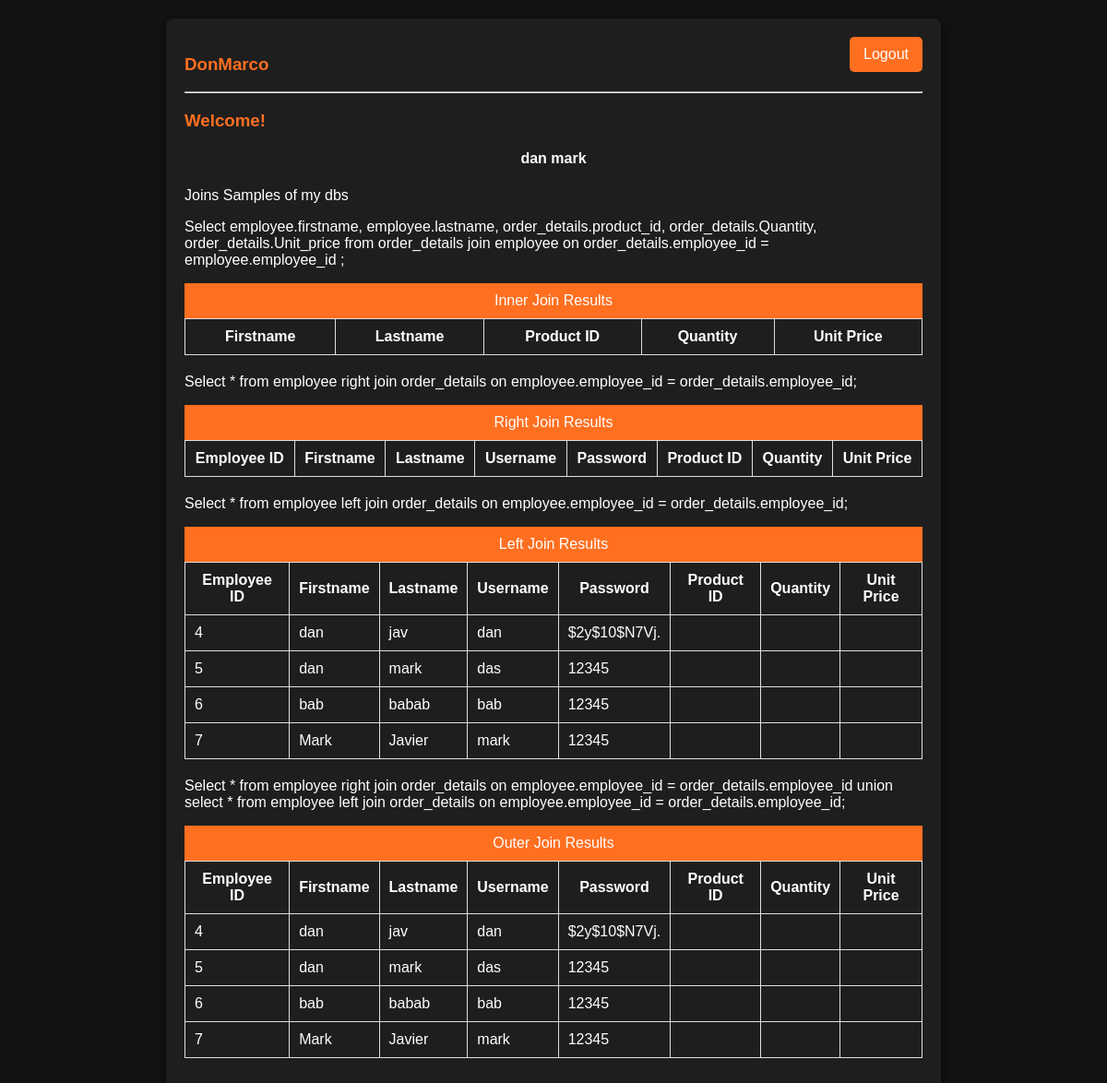
The page /login/home.php (signed in) on the database as committed earlier.
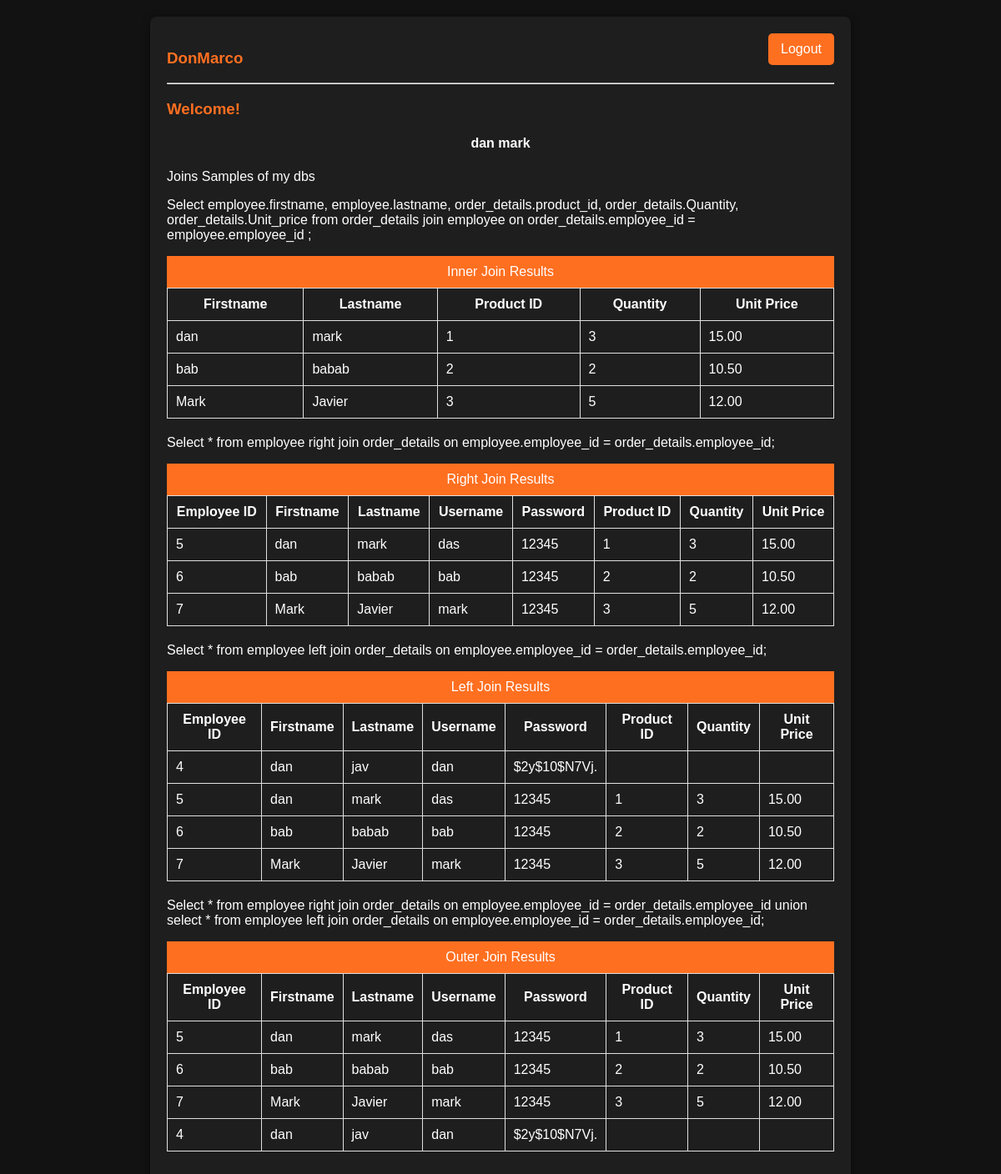
The same page on the database as committed later.
### tables this page shows
CREATE TABLE `employee` (
  `employee_id` int(10) NOT NULL,
  `firstname` varchar(50) NOT NULL,
  `lastname` varchar(50) NOT NULL,
  `username` varchar(30) NOT NULL,
  `password` varchar(12) NOT NULL
);

CREATE TABLE `order_details` (
  `employee_id` int(10) NOT NULL,
  `Product_id` int(10) NOT NULL,
  `Quantity` int(15) DEFAULT NULL,
  `Unit_price` decimal(10,2) DEFAULT NULL
);

### login/home.php (the view, shortened to what this page needs)
<!DOCTYPE html>
<?php
require '../db/config.php';
$id = $_SESSION['user'];
$sql = $conn->prepare("SELECT * FROM `employee` WHERE `employee_id`='$id'");
$sql->execute();
$fetch = $sql->fetch();
$innerJoinSql = "
    SELECT
        employee.firstname,
        employee.lastname,
        order_details.product_id,
        order_details.Quantity,
        order_details.Unit_price
    FROM
        order_details
    JOIN
        employee ON order_details.employee_id = employee.employee_id";
$rightJoinSql = "
    SELECT
        employee.employee_id,
        employee.firstname,
        employee.lastname,
        employee.username,
        employee.password,
        order_details.Product_id,
        order_details.Quantity,
        order_details.Unit_price
    FROM
        employee
    RIGHT JOIN
        order_details ON employee.employee_id = order_details.employee_id";
$leftJoinSql = "
    SELECT
        employee.employee_id,
        employee.firstname,
        employee.lastname,
        employee.username,
        employee.password,
        order_details.Product_id,
        order_details.Quantity,
        order_details.Unit_price
    FROM
        employee
    LEFT JOIN
        order_details ON employee.employee_id = order_details.employee_id";
$outerJoinSql = "
    SELECT
        employee.employee_id,
        employee.firstname,
        employee.lastname,
        employee.username,
        employee.password,
        order_details.Product_id,
        order_details.Quantity,
        order_details.Unit_price
    FROM
        employee
    RIGHT JOIN
        order_details ON employee.employee_id = order_details.employee_id
    UNION
    SELECT
        employee.employee_id,
        employee.firstname,
        employee.lastname,
        employee.username,
        employee.password,
        order_details.Product_id,
        order_details.Quantity,
        order_details.Unit_price
    FROM
        employee
    LEFT JOIN
        order_details ON employee.employee_id = order_details.employee_id";
?>
<html lang="en">
<head>
</head>
<body>
    <div class="container">
        <h3>DonMarco</h3>
        <hr/>
        <h3>Welcome!</h3>
        <center>
            <h4><?php echo htmlspecialchars($fetch['firstname'] . " " . $fetch['lastname']); ?></h4>
        </center>
        <a href="logout.php" class="logout">Logout</a>
        <p>Joins Samples of my dbs</p>
        <div>
            <p>Select  employee.firstname,   employee.lastname,   order_details.product_id, order_details.Quantity,   order_details.Unit_price from order_details  join employee on order_details.employee_id = employee.employee_id  ;</p>
            <div class="header">Inner Join Results</div>
            <table>
                <thead>
                    <tr>
                        <th>Firstname</th>
                        <th>Lastname</th>
                        <th>Product ID</th>
                        <th>Quantity</th>
                        <th>Unit Price</th>
                    </tr>
                </thead>
                <tbody>
                    <?php
                    foreach ($conn->query($innerJoinSql) as $row) {
                        echo "<tr>
                            <td>" . htmlspecialchars($row['firstname']) . "</td>
                            <td>" . htmlspecialchars($row['lastname']) . "</td>
                            <td>" . htmlspecialchars($row['product_id']) . "</td>
                            <td>" . htmlspecialchars($row['Quantity']) . "</td>
                            <td>" . htmlspecialchars($row['Unit_price']) . "</td>
                        </tr>";
                    }
                    ?>
                </tbody>
            </table>
        </div>
        <div>
            <p>Select * from employee right join  order_details on employee.employee_id = order_details.employee_id;</p>
            <div class="header">Right Join Results</div>
            <table>
                <thead>
                    <tr>
                        <th>Employee ID</th>
                        <th>Firstname</th>
                        <th>Lastname</th>
                        <th>Username</th>
                        <th>Password</th>
                        <th>Product ID</th>
                        <th>Quantity</th>
                        <th>Unit Price</th>
                    </tr>
                </thead>
                <tbody>
                    <?php
                    foreach ($conn->query($rightJoinSql) as $row) {
                        echo "<tr>
                            <td>" . htmlspecialchars($row['employee_id']) . "</td>
                            <td>" . htmlspecialchars($row['firstname']) . "</td>
                            <td>" . htmlspecialchars($row['lastname']) . "</td>
                            <td>" . htmlspecialchars($row['username']) . "</td>
                            <td>" . htmlspecialchars($row['password']) . "</td>
                            <td>" . htmlspecialchars($row['Product_id']) . "</td>
                            <td>" . htmlspecialchars($row['Quantity']) . "</td>
                            <td>" . htmlspecialchars($row['Unit_price']) . "</td>
                        </tr>";
                    }
                    ?>
                </tbody>
            </table>
        </div>
        <div>
              <p>Select * from employee left join  order_details on employee.employee_id = order_details.employee_id;</p>
            <div class="header">Left Join Results</div>
            <table>
                <thead>
                    <tr>
                        <th>Employee ID</th>
                        <th>Firstname</th>
                        <th>Lastname</th>
                        <th>Username</th>
                        <th>Password</th>
                        <th>Product ID</th>
                        <th>Quantity</th>
                        <th>Unit Price</th>
                    </tr>
                </thead>
                <tbody>
                    <?php
                    foreach ($conn->query($leftJoinSql) as $row) {
                        echo "<tr>
                            <td>" . htmlspecialchars($row['employee_id']) . "</td>
                            <td>" . htmlspecialchars($row['firstname']) . "</td>
                            <td>" . htmlspecialchars($row['lastname']) . "</td>
                            <td>" . htmlspecialchars($row['username']) . "</td>
                            <td>" . htmlspecialchars($row['password']) . "</td>
                            <td>" . htmlspecialchars($row['Product_id']) . "</td>
                            <td>" . htmlspecialchars($row['Quantity']) . "</td>
                            <td>" . htmlspecialchars($row['Unit_price']) . "</td>
                        </tr>";
                    }
                    ?>
                </tbody>
            </table>
        </div>
        <div>
            <p>Select * from employee right join  order_details  on employee.employee_id = order_details.employee_id union  select * from employee left join  order_details  on employee.employee_id = order_details.employee_id;</p>
            <div class="header">Outer Join Results</div>
            <table>
                <thead>
                    <tr>
                        <th>Employee ID</th>
                        <th>Firstname</th>
                        <th>Lastname</th>
                        <th>Username</th>
                        <th>Password</th>
                        <th>Product ID</th>
                        <th>Quantity</th>
                        <th>Unit Price</th>
                    </tr>
                </thead>
                <tbody>
                    <?php
                    foreach ($conn->query($outerJoinSql) as $row) {
                        echo "<tr>
                            <td>" . htmlspecialchars($row['employee_id']) . "</td>
                            <td>" . htmlspecialchars($row['firstname']) . "</td>
                            <td>" . htmlspecialchars($row['lastname']) . "</td>
                            <td>" . htmlspecialchars($row['username']) . "</td>
                            <td>" . htmlspecialchars($row['password']) . "</td>
                            <td>" . htmlspecialchars($row['Product_id']) . "</td>
                            <td>" . htmlspecialchars($row['Quantity']) . "</td>
                            <td>" . htmlspecialchars($row['Unit_price']) . "</td>
                        </tr>";
                    }
                    ?>
                </tbody>
            </table>
        </div>
    </div>
</body>
</html>

### login/home.php (style rules this page uses)
body { font-family: Arial, sans-serif; background-color: #121212; color: white; margin: 0; padding: 20px; }
.container { max-width: 800px; margin: auto; background: #1E1E1E; padding: 20px; border-radius: 8px; box-shadow: 0 2px 10px rgba(0, 0, 0, 0.5); position: relative; }
h3 { color: #FF6F20; }
table { width: 100%; border-collapse: collapse; margin-bottom: 20px; }
th, td { padding: 10px; border: 1px solid #e0e0e0; }
th { background-color: #1E1E1E; }
.header { background: #FF6F20; color: white; padding: 10px; text-align: center; }
a.logout { background-color: #FF6F20; color: white; padding: 10px 15px; text-decoration: none; border-radius: 5px; position: absolute; top: 20px; right: 20px; }

Rows that differ between the two databases and show on the page:
no longer on one of the page's lists (row unchanged): employee: employee_id "5", firstname "dan", lastname "mark", username "das", password "12345"
no longer on this page (row unchanged): employee: employee_id "6", firstname "bab", lastname "babab", username "bab", password "12345"
no longer on this page (row unchanged): employee: employee_id "7", firstname "Mark", lastname "Javier", username "mark", password "12345"
added order_details: employee.firstname "dan", employee.lastname "mark", Product "1", Quantity "3", Unit_price "15.00", employee.employee_id "5", employee.username "das", employee.password "12345"
added order_details: employee.firstname "bab", employee.lastname "babab", Product "2", Quantity "2", Unit_price "10.50", employee.employee_id "6", employee.username "bab", employee.password "12345"
added order_details: employee.firstname "Mark", employee.lastname "Javier", Product "3", Quantity "5", Unit_price "12.00", employee.employee_id "7", employee.username "mark", employee.password "12345"
